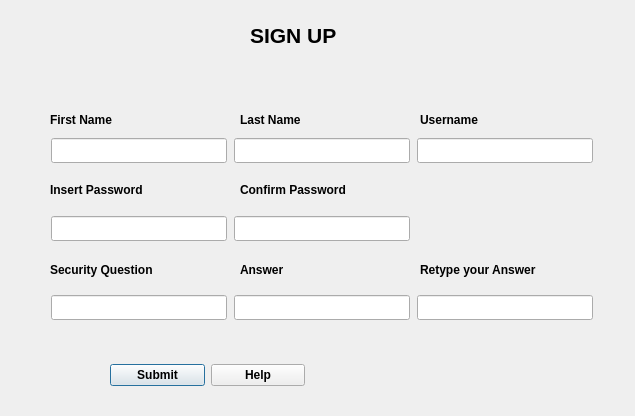
<?xml version="1.0" encoding="UTF-8"?>
<ui version="4.0">
 <class>registrationScene</class>
 <widget class="QDialog" name="registrationScene">
  <property name="geometry">
   <rect>
    <x>0</x>
    <y>0</y>
    <width>635</width>
    <height>416</height>
   </rect>
  </property>
  <property name="windowTitle">
   <string>Dialog</string>
  </property>
  <widget class="QLineEdit" name="firstNameInput">
   <property name="geometry">
    <rect>
     <x>51</x>
     <y>138</y>
     <width>176</width>
     <height>25</height>
    </rect>
   </property>
   <property name="echoMode">
    <enum>QLineEdit::Normal</enum>
   </property>
  </widget>
  <widget class="QLineEdit" name="passwordInput">
   <property name="geometry">
    <rect>
     <x>51</x>
     <y>216</y>
     <width>176</width>
     <height>25</height>
    </rect>
   </property>
   <property name="echoMode">
    <enum>QLineEdit::Password</enum>
   </property>
  </widget>
  <widget class="QLineEdit" name="confirmPasswordInput">
   <property name="geometry">
    <rect>
     <x>234</x>
     <y>216</y>
     <width>176</width>
     <height>25</height>
    </rect>
   </property>
   <property name="echoMode">
    <enum>QLineEdit::Password</enum>
   </property>
  </widget>
  <widget class="QLineEdit" name="answerInput">
   <property name="geometry">
    <rect>
     <x>234</x>
     <y>295</y>
     <width>176</width>
     <height>25</height>
    </rect>
   </property>
  </widget>
  <widget class="QLineEdit" name="questionInput">
   <property name="geometry">
    <rect>
     <x>51</x>
     <y>295</y>
     <width>176</width>
     <height>25</height>
    </rect>
   </property>
  </widget>
  <widget class="QLineEdit" name="retypeAnswerInput">
   <property name="geometry">
    <rect>
     <x>417</x>
     <y>295</y>
     <width>176</width>
     <height>25</height>
    </rect>
   </property>
  </widget>
  <widget class="QLabel" name="userLabel">
   <property name="geometry">
    <rect>
     <x>420</x>
     <y>110</y>
     <width>82</width>
     <height>19</height>
    </rect>
   </property>
   <property name="font">
    <font>
     <weight>75</weight>
     <bold>true</bold>
    </font>
   </property>
   <property name="text">
    <string>Username</string>
   </property>
  </widget>
  <widget class="QLabel" name="passwordLabel">
   <property name="geometry">
    <rect>
     <x>50</x>
     <y>180</y>
     <width>132</width>
     <height>19</height>
    </rect>
   </property>
   <property name="font">
    <font>
     <weight>75</weight>
     <bold>true</bold>
    </font>
   </property>
   <property name="text">
    <string>Insert Password</string>
   </property>
  </widget>
  <widget class="QLabel" name="label_3">
   <property name="geometry">
    <rect>
     <x>240</x>
     <y>180</y>
     <width>147</width>
     <height>19</height>
    </rect>
   </property>
   <property name="font">
    <font>
     <weight>75</weight>
     <bold>true</bold>
    </font>
   </property>
   <property name="text">
    <string>Confirm Password</string>
   </property>
  </widget>
  <widget class="QLabel" name="label_4">
   <property name="geometry">
    <rect>
     <x>50</x>
     <y>260</y>
     <width>143</width>
     <height>19</height>
    </rect>
   </property>
   <property name="font">
    <font>
     <weight>75</weight>
     <bold>true</bold>
    </font>
   </property>
   <property name="text">
    <string>Security Question</string>
   </property>
  </widget>
  <widget class="QLabel" name="label_5">
   <property name="geometry">
    <rect>
     <x>50</x>
     <y>110</y>
     <width>88</width>
     <height>19</height>
    </rect>
   </property>
   <property name="font">
    <font>
     <weight>75</weight>
     <bold>true</bold>
    </font>
   </property>
   <property name="text">
    <string>First Name</string>
   </property>
  </widget>
  <widget class="QLabel" name="label_7">
   <property name="geometry">
    <rect>
     <x>240</x>
     <y>260</y>
     <width>181</width>
     <height>19</height>
    </rect>
   </property>
   <property name="font">
    <font>
     <weight>75</weight>
     <bold>true</bold>
    </font>
   </property>
   <property name="text">
    <string>Answer</string>
   </property>
  </widget>
  <widget class="QLabel" name="label_8">
   <property name="geometry">
    <rect>
     <x>420</x>
     <y>260</y>
     <width>171</width>
     <height>19</height>
    </rect>
   </property>
   <property name="font">
    <font>
     <weight>75</weight>
     <bold>true</bold>
    </font>
   </property>
   <property name="text">
    <string>Retype your Answer</string>
   </property>
  </widget>
  <widget class="QLabel" name="signUPLabel">
   <property name="geometry">
    <rect>
     <x>250</x>
     <y>20</y>
     <width>161</width>
     <height>31</height>
    </rect>
   </property>
   <property name="font">
    <font>
     <pointsize>16</pointsize>
     <weight>75</weight>
     <bold>true</bold>
    </font>
   </property>
   <property name="focusPolicy">
    <enum>Qt::NoFocus</enum>
   </property>
   <property name="text">
    <string>SIGN UP</string>
   </property>
  </widget>
  <widget class="QWidget" name="layoutWidget">
   <property name="geometry">
    <rect>
     <x>110</x>
     <y>360</y>
     <width>195</width>
     <height>30</height>
    </rect>
   </property>
   <layout class="QHBoxLayout" name="horizontalLayout">
    <item>
     <widget class="QPushButton" name="signupButton">
      <property name="font">
       <font>
        <weight>75</weight>
        <bold>true</bold>
       </font>
      </property>
      <property name="text">
       <string>Submit</string>
      </property>
     </widget>
    </item>
    <item>
     <widget class="QPushButton" name="registrationHelpButton">
      <property name="font">
       <font>
        <weight>75</weight>
        <bold>true</bold>
       </font>
      </property>
      <property name="text">
       <string>Help</string>
      </property>
     </widget>
    </item>
   </layout>
  </widget>
  <widget class="QLineEdit" name="lastNameInput">
   <property name="geometry">
    <rect>
     <x>234</x>
     <y>138</y>
     <width>176</width>
     <height>25</height>
    </rect>
   </property>
  </widget>
  <widget class="QLabel" name="label_6">
   <property name="geometry">
    <rect>
     <x>240</x>
     <y>110</y>
     <width>86</width>
     <height>19</height>
    </rect>
   </property>
   <property name="font">
    <font>
     <weight>75</weight>
     <bold>true</bold>
    </font>
   </property>
   <property name="text">
    <string>Last Name</string>
   </property>
  </widget>
  <widget class="QLineEdit" name="userNameInput">
   <property name="geometry">
    <rect>
     <x>417</x>
     <y>138</y>
     <width>176</width>
     <height>25</height>
    </rect>
   </property>
  </widget>
 </widget>
 <resources/>
 <connections/>
</ui>
